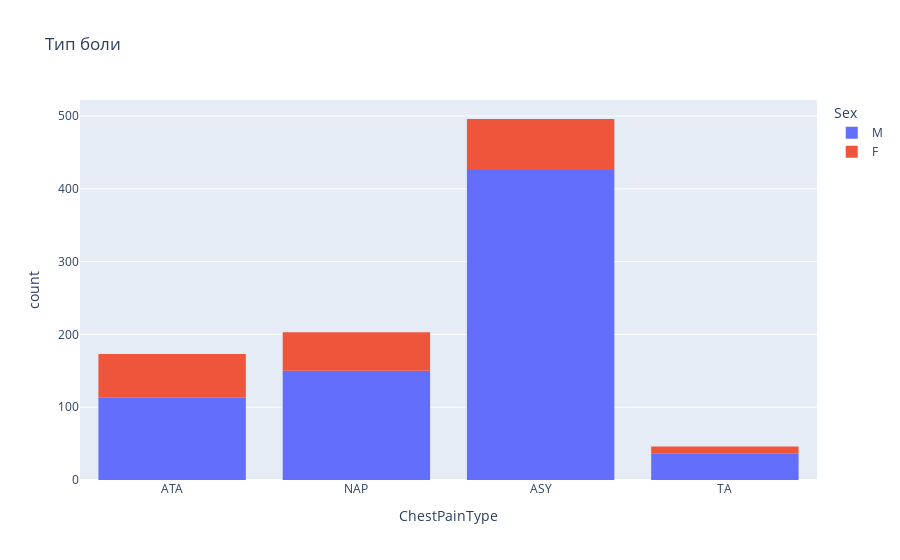

Source (notebook cell):
### Code cell
fig=px.histogram(df,
                 x="ChestPainType",
                 color="Sex",
                 hover_data=df.columns,
                 title="Тип боли"
                )
fig.show()

### Figure 1 — Plotly figure (JSON) as saved in the notebook; plotly's stock layout.template omitted (floating-point values rounded to 4 significant figures; data arrays with more than 128 entries replaced by an {"elided": "..."} marker saying what was removed)
{"data": [{"alignmentgroup": "True", "bingroup": "x", "hovertemplate": "Sex=M<br>ChestPainType=%{x}<br>count=%{y}<extra></extra>", "legendgroup": "M", "marker": {"color": "#636efa", "pattern": {"shape": ""}}, "name": "M", "offsetgroup": "M", "orientation": "v", "showlegend": true, "type": "histogram", "x": {"elided": "725 str values"}, "xaxis": "x", "yaxis": "y"}, {"alignmentgroup": "True", "bingroup": "x", "hovertemplate": "Sex=F<br>ChestPainType=%{x}<br>count=%{y}<extra></extra>", "legendgroup": "F", "marker": {"color": "#EF553B", "pattern": {"shape": ""}}, "name": "F", "offsetgroup": "F", "orientation": "v", "showlegend": true, "type": "histogram", "x": {"elided": "193 str values"}, "xaxis": "x", "yaxis": "y"}], "layout": {"barmode": "relative", "legend": {"title": {"text": "Sex"}, "tracegroupgap": 0}, "title": {"text": "Тип боли"}, "xaxis": {"anchor": "y", "domain": [0, 1], "title": {"text": "ChestPainType"}}, "yaxis": {"anchor": "x", "domain": [0, 1], "title": {"text": "count"}}}}
